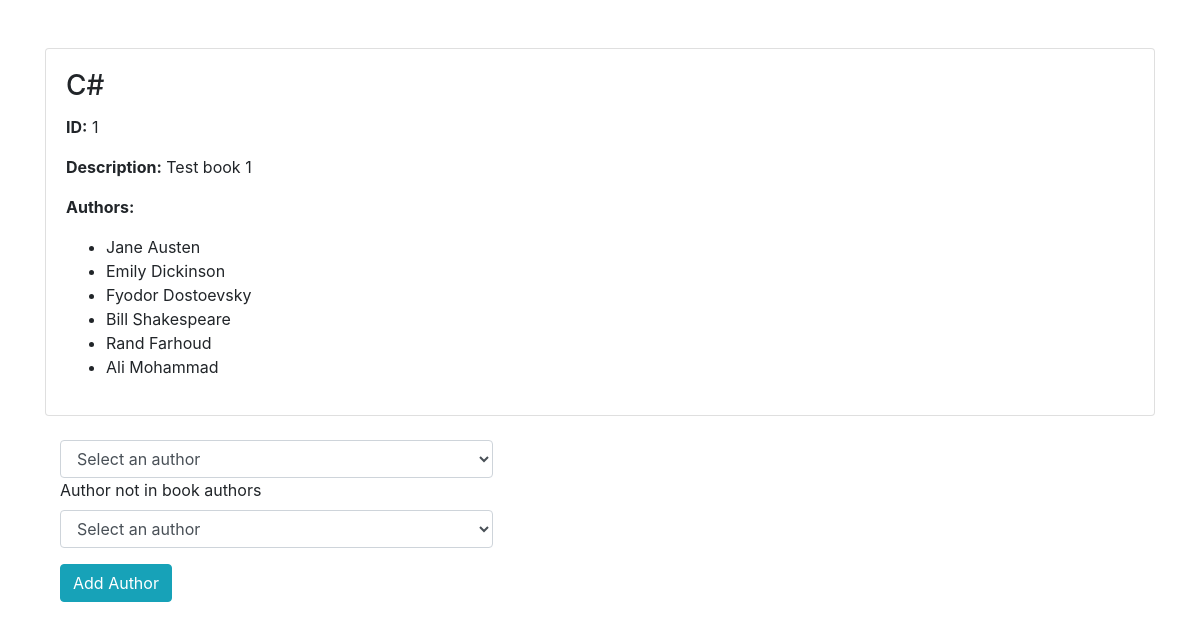
Page /books/1 on the earlier database version.
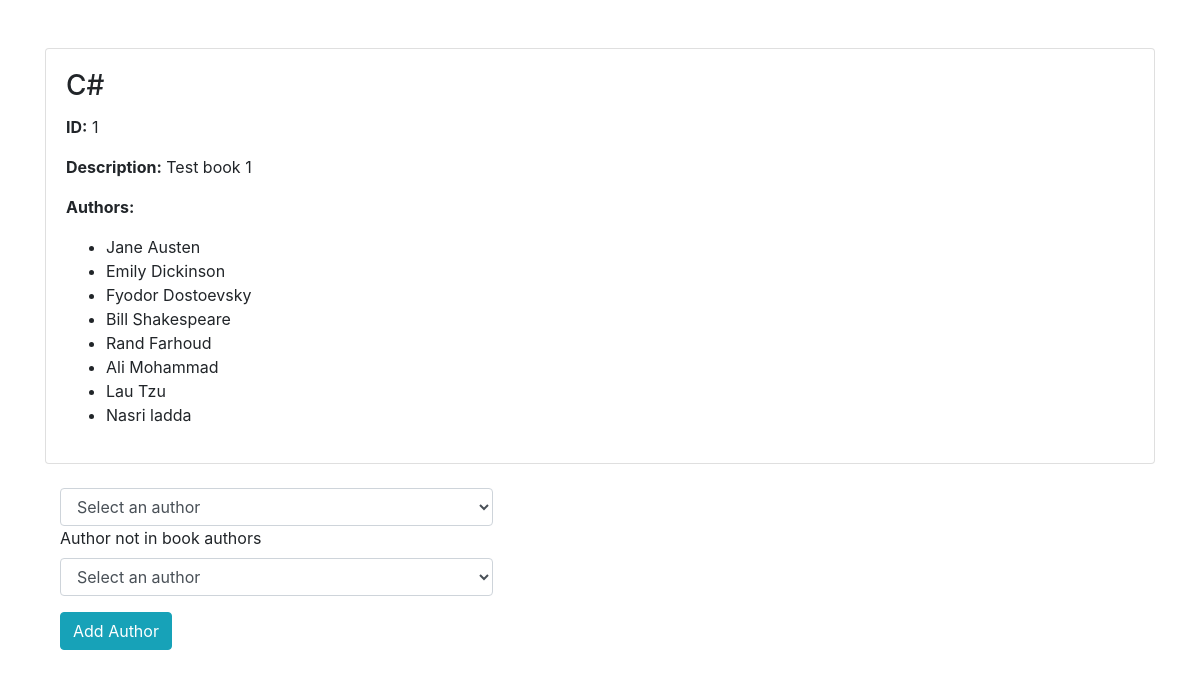
Same page on the later database version.
### books_authors_app/models.py (models this page shows)
class Author(models.Model):
    first_name = models.CharField(max_length=45)
    last_name = models.CharField(max_length=45)
    created_at = models.DateTimeField(auto_now_add=True)
    updated_at = models.DateTimeField(auto_now=True)
    notes = models.TextField(default = "empty")
    books = models.ManyToManyField(Book, related_name='authors')

### books_authors_app/views.py (the view)
# urls.py: path('books/<int:id>',views.show_book_details),
def show_book_details(request, id):
    context = {
        'book': models.get_book_by_id(id),
        'authors':models.get_all_authors(),
        'not_in':models.get_all_author_not_in_book_authors(id),
    }
    return render (request, "show_book.html", context)

### books_authors_app/models.py (called while the page is built)
def get_book_by_id(id):
    return Book.objects.get(id = id)

def get_all_authors():
    return Author.objects.all()

def get_all_author_not_in_book_authors(id):
    book = get_book_by_id(id)
    book_authors = book.authors.all()
    return Author.objects.exclude(id__in=[book.id for book in book_authors])

### books_authors_app/templates/show_book.html (shortened to what this page needs)
<!DOCTYPE html>
<html lang="en">
<head>
    <link href="https://stackpath.bootstrapcdn.com/bootstrap/4.5.2/css/bootstrap.min.css" rel="stylesheet">
</head>
<body>
    <div class="container">
        <div class="card mt-5">
            <div class="card-body">
                <h3 class="card-title">{{ book.title }}</h3>
                <p class="card-text"><strong>ID:</strong> {{ book.id }}</p>
                <p class="card-text"><strong>Description:</strong> {{ book.description }}</p>
                <p class="card-text"><strong>Authors:</strong></p>
                <ul>
                    {% for author in book.authors.all %}
                    <li>{{ author.first_name }} {{ author.last_name }}</li>
                    {% endfor %}
                </ul>
            </div>
        </div>
        <form action="/add_author_for_book" method="post" class="needs-validation col-md-5 mt-4" novalidate>
            <div class="form-group">
                <select class="form-control" name="author" required>
                    <option value="" disabled selected>Select an author</option>
                </select>
                <label for="not_in">Author not in book authors</label>
                <select class="form-control" name="author" required>
                    <option value="" disabled selected>Select an author</option>
                </select>
            </div>
            <button type="submit" class="btn btn-info">Add Author</button>
        </form>
    </div>
</body>
</html>

Differences in the rows shown:
now on this page (row unchanged): Author: first_name "Lau", last_name "Tzu"
added Author: first_name "Nasri", last_name "ladda"
